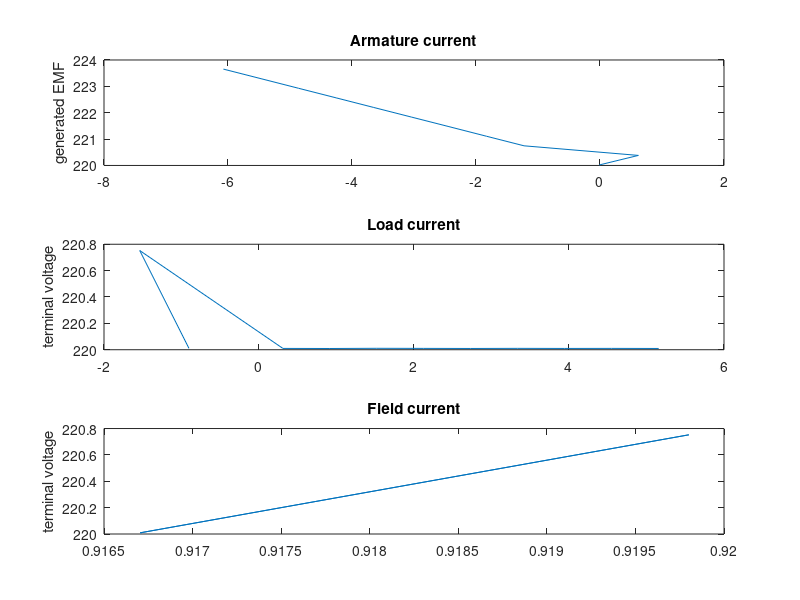

The MATLAB script that drew this image:
a=[-0.013 -0.021 133.344 272.768 220.018 
    0.619 -1.021 133.564 1274.868 220.381 
    -1.225 -2.021 133.785 1276.978 220.745 
    -1.831 -3.021 134.005 1279.077 221.108 
    -2.437 -4.021 134.226 1281.187 221.473 
    -3.043 -5.021 134.446 1283.287 221.836 
    -3.649 -6.021 134.666 1285.387 222.199 
    -4.256 -7.022 134.887 1287.496 222.564 
    -4.862 -8.022 135.107 1289.596 222.927  
    -5.468 -9.022 135.328 1291.706 223.291 
    -6.074 -10.022 135.548 1293.806 223.654]
keyboard 
Ia = a(:,1);
Te = a(:,2);
Wr = a(:,3);
N = a(:,4);
Eg = a(:,5);
Vt = Eg+Ia*0.6;
If= Vt/240;
IL= -(Ia+If);
subplot(3,1,1)
plot(Ia,Eg)
title('Armature current')
ylabel('generated EMF')
subplot(3,1,2)
plot(IL,Vt)
title('Load current')
ylabel('terminal voltage')
subplot(3,1,3)
plot(If,Vt)
title('Field current')
ylabel('terminal voltage')